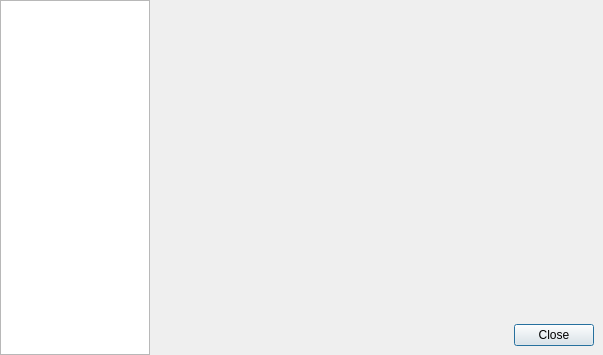
<?xml version="1.0" encoding="UTF-8"?>
<ui version="4.0">
 <class>MainDialog</class>
 <widget class="QDialog" name="MainDialog">
  <property name="geometry">
   <rect>
    <x>0</x>
    <y>0</y>
    <width>603</width>
    <height>355</height>
   </rect>
  </property>
  <property name="windowTitle">
   <string>DynVPN beta</string>
  </property>
  <property name="windowIcon">
   <iconset resource="dnc.qrc">
    <normaloff>:/rc/share.svg</normaloff>:/rc/share.svg</iconset>
  </property>
  <layout class="QGridLayout" name="gridLayout">
   <property name="margin">
    <number>0</number>
   </property>
   <property name="spacing">
    <number>0</number>
   </property>
   <item row="0" column="1">
    <widget class="QStackedWidget" name="stack">
     <property name="maximumSize">
      <size>
       <width>16777215</width>
       <height>16777215</height>
      </size>
     </property>
    </widget>
   </item>
   <item row="1" column="1">
    <widget class="QWidget" name="widget" native="true">
     <layout class="QVBoxLayout" name="verticalLayout">
      <property name="leftMargin">
       <number>0</number>
      </property>
      <property name="topMargin">
       <number>0</number>
      </property>
      <item>
       <widget class="QDialogButtonBox" name="exitButton">
        <property name="contextMenuPolicy">
         <enum>Qt::DefaultContextMenu</enum>
        </property>
        <property name="orientation">
         <enum>Qt::Horizontal</enum>
        </property>
        <property name="standardButtons">
         <set>QDialogButtonBox::Close</set>
        </property>
       </widget>
      </item>
     </layout>
    </widget>
   </item>
   <item row="0" column="0" rowspan="2">
    <widget class="QListWidget" name="labelWidget">
     <property name="enabled">
      <bool>true</bool>
     </property>
     <property name="sizePolicy">
      <sizepolicy hsizetype="MinimumExpanding" vsizetype="MinimumExpanding">
       <horstretch>0</horstretch>
       <verstretch>0</verstretch>
      </sizepolicy>
     </property>
     <property name="minimumSize">
      <size>
       <width>100</width>
       <height>0</height>
      </size>
     </property>
     <property name="maximumSize">
      <size>
       <width>150</width>
       <height>16777215</height>
      </size>
     </property>
    </widget>
   </item>
  </layout>
 </widget>
 <resources>
  <include location="dnc.qrc"/>
 </resources>
 <connections/>
</ui>
